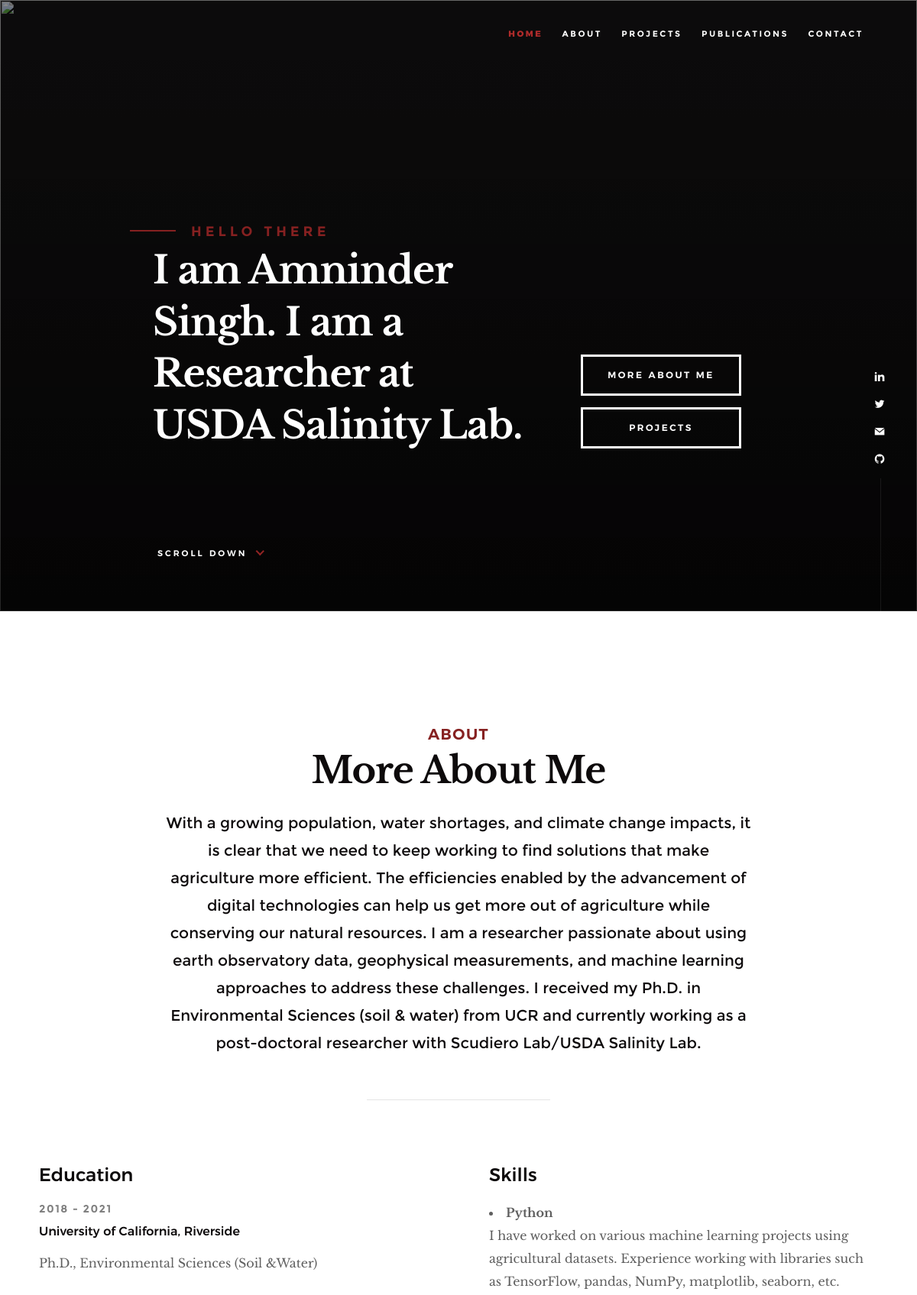
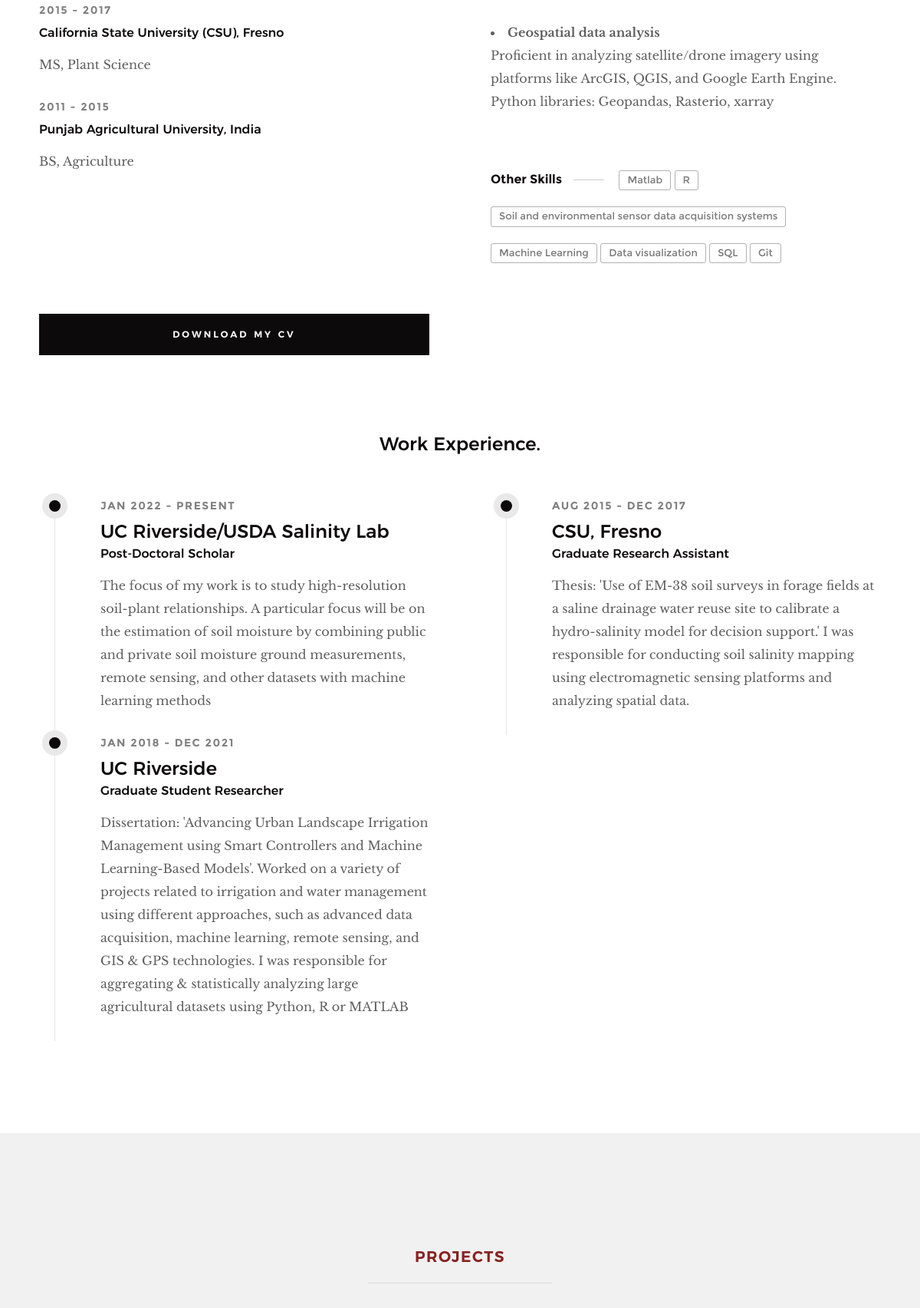
The page / (upper part) on the database its author committed (2 pictures, top to bottom).
### home/models.py (models this page shows, shortened)
class Info(models.Model):
    cv = models.FileField()
    mainImage = models.ImageField(null=True, blank=True, default="default.jpg")
    short_intro = models.TextField(null=True, blank=True)
    linkedin = models.CharField(max_length=2000, null=True, blank=True)
    twitter = models.CharField(max_length=2000, null=True, blank=True)

class Skill(models.Model):
    name = models.CharField(max_length=200, blank=True, null=True)
    description = models.TextField(null=True, blank=True)
    created = models.DateTimeField(auto_now_add=True)
    def __str__(self):
        return str(self.name)

class Work(models.Model):
    startdate = models.CharField(max_length=60,null=True, blank=True)
    enddate = models.CharField(max_length=60,null=True, blank=True)
    title = models.CharField(max_length=200)
    place = models.CharField(max_length=200)
    description = models.TextField(null=True, blank=True)
    created = models.DateTimeField(auto_now_add=True)
    class Meta:
        ordering = ['-created']

### home/views.py (the view, shortened to what this page needs)
# urls.py: path('', views.home, name = "home"),
def home(request):
    infos = Info.objects.all()
    skills = Skill.objects.exclude(description__exact="")
    otherskills = Skill.objects.filter(description="")
    lworks = Work.objects.filter(startdate__startswith="Jan")
    rworks = Work.objects.exclude(startdate__startswith="Jan")
    projects = Project.objects.all()
    publications = Publication.objects.all()
    context = {
        'infos':infos,
        'skills':skills,'otherskills':otherskills,
        'lworks':lworks,'rworks':rworks,
        'projects':projects,
        'publications':publications,
    }
    return render(request, 'index.html', context)

### templates/index.html (shortened to what this page needs)
{% load static %}
<!DOCTYPE html>
<html class="no-js" lang="en">
<head>
    <link rel="stylesheet" href="{% static 'css/base.css' %}">
    <link rel="stylesheet" href="{% static 'css/vendor.css' %}">
    <link rel="stylesheet" href="{% static 'css/main.css' %}">
</head>
<body id="top">
    <header class="s-header">
        <nav class="header-nav-wrap">
            <ul class="header-nav">
                <li class="current"><a class="smoothscroll"  href="#home" title="home">Home</a></li>
                <li><a class="smoothscroll"  href="#about" title="about">About</a></li>
                <li><a class="smoothscroll"  href="#projects" title="projects">Projects</a></li>
                <li><a class="smoothscroll"  href="#publications" title="publications">Publications</a></li>
                <li><a class="smoothscroll"  href="#contact" title="contact">Contact</a></li>
            </ul>
        </nav>
    </header>
{% for info in infos %}
   <section id="home" class="s-home page-hero target-section" data-parallax="scroll" data-image-src="{{info.mainImage.url}}" data-natural-width=3000 data-natural-height=2000 data-position-y=center>
    <div class="overlay"></div>
    <div class="shadow-overlay"></div>
    <div class="home-content">
        <div class="row home-content__main">
            <h3>Hello There</h3>
            <h1>
                I am Amninder Singh.<br/>
                I am a Researcher<br/>
                at USDA Salinity Lab.
            </h1>
             <div class="home-content__buttons">
                <a href="#about" class="smoothscroll btn btn--stroke">
                    More About Me
                </a>
                <a href="#projects" class="smoothscroll btn btn--stroke">
                    Projects
                </a>
            </div>
            <div class="home-content__scroll">
                <a href="#about" class="scroll-link smoothscroll">
                    <span>Scroll Down</span>
                </a>
            </div>
        </div>
    </div>
    <ul class="home-social">
        <li>
            <a href="{{info.linkedin}}" target="_blank"><i class="im im-linkedin" aria-hidden="true"></i><span>LinkedIn</span></a>
        </li>
        <li>
            <a href="{{info.twitter}}" target="_blank"><i class="im im-twitter" aria-hidden="true"></i><span>Twitter</span></a>
        </li>
        <li>
            <a href="mailto:asing075@ucr.edu"><i class="im im-mail" aria-hidden="true"></i><span>Email</span></a>
        </li>
        <li>
            <a href="https://github.com/singhamninder" target = "_blank"><i class="im im-github" aria-hidden="true"></i><span>GitHub</span></a>
        </li>
    </ul>
    </section>
    <section id="about" class="s-about target-section">
        <div class="row narrow section-intro has-bottom-sep">
            <div class="col-full text-center">
                <h3>About</h3>
                <h1>More About Me</h1>
                <p class="lead">{{info.short_intro}}</p>
            </div>
        </div>
        <div class="row about-content">
            <div class="col-six tab-full left">
                <h3>Education</h3>
                    <div class="timeline__header">
                        <p class="timeline__timeframe">2018 - 2021</p>
                        <h5>University of California, Riverside </h5>
                    </div>
                    <div class="timeline__desc">
                        <p>Ph.D., Environmental Sciences (Soil &Water)</p>
                    </div>
                    <div class="timeline__header">
                        <p class="timeline__timeframe">2015 - 2017</p>
                        <h5>California State University (CSU), Fresno</h5>
                    </div>
                    <div class="timeline__desc">
                        <p>MS, Plant Science</p>
                    </div>
                    <div class="timeline__header">
                        <p class="timeline__timeframe">2011 - 2015</p>
                        <h5>Punjab Agricultural University, India</h5>
                    </div>
                    <div class="timeline__desc">
                        <p>BS, Agriculture</p>
                    </div>
            </div>
            <div class="col-six tab-full right">
                <h3>Skills</h3>
                {%for skill in skills %}
                    <li>
                    <strong>{{skill.name}}</strong>
                    <p>{{skill.description}}</p>
                    </li>
                {% endfor %}
                <p class="blog-content__tags">
                    <span>Other Skills</span>
                    {% for skill in otherskills %}
                    <span class="blog-content__tag-list">
                        <a>{{skill}}</a>
                    </span>
                    {% endfor %}
                </p>
            </div>
        </div>
        <div class="row about-content about-content--buttons">
            <div class="col-six tab-full left">
                <a href="{{info.cv.url}}" target="_blank" class="btn btn--primary full-width">Download My CV</a>
            </div>
        </div>
        <div class="row about-content about-content--timeline">
            <div class="col-full text-center">
                <h3>Work Experience.</h3>
            </div>
            <div class="col-six tab-full left">
                <div class="timeline">
                    {% for work in lworks %}
                    <div class="timeline__block">
                        <div class="timeline__bullet"></div>
                        <div class="timeline__header">
                            <p class="timeline__timeframe">{{work.startdate}} - {{work.enddate}}</p>
                            <h3>{{work.place}}</h3>
                            <h5>{{work.title}}</h5>
                        </div>
                        {% if work.description %}
                        <div class="timeline__desc">
                            <p>{{work.description}}</p>
                        </div>
                        {% endif %}
                    </div>
                    {% endfor %}
                </div>
            </div>
            <div class="col-six tab-full right">
                <div class="timeline">
                    {% for work in rworks %}
                    <div class="timeline__block">
                        <div class="timeline__bullet"></div>
                        <div class="timeline__header">
                            <p class="timeline__timeframe">{{work.startdate}} - {{work.enddate}}</p>
                            <h3>{{work.place}}</h3>
                            <h5>{{work.title}}</h5>
                        </div>
                        {% if work.description %}
                        <div class="timeline__desc">
                            <p>{{work.description}}</p>
                        </div>
                        {% endif %}
                    </div>
                    {% endfor %}
                </div>
            </div>
        </div>
    </section>
    <section id="projects" class="s-works target-section">
        <div class="row narrow section-intro has-bottom-sep">
            <div class="col-full">
                <h3>Projects</h3>
            </div>
        </div>
    </section>
{% endfor %}
</body>
</html>

### static/css/base.css (style rules this page uses)
html { font-family: sans-serif; line-height: 1.15; -ms-text-size-adjust: 100%; -webkit-text-size-adjust: 100%; }
body { margin: 0; }
article, aside, footer, header, nav, section { display: block; }
h1 { font-size: 2em; margin: 0.67em 0; }
a { background-color: transparent; -webkit-text-decoration-skip: objects; }
b, strong { font-weight: inherit; }
b, strong { font-weight: bolder; }
html { font-size: 62.5%; box-sizing: border-box; }
*, *::before, *::after { box-sizing: inherit; }
body { font-weight: normal; line-height: 1; word-wrap: break-word; text-rendering: optimizeLegibility; -webkit-overflow-scrolling: touch; -webkit-text-size-adjust: none; }
body, input, button { -moz-osx-font-smoothing: grayscale; -webkit-font-smoothing: antialiased; }
div, dl, dt, dd, ul, ol, li, h1, h2, h3, h4, h5, h6, pre, form, p, blockquote, th, td { margin: 0; padding: 0; }
h1, h2, h3, h4, h5, h6 { -webkit-font-smoothing: auto; -webkit-font-smoothing: antialiased; -webkit-font-variant-ligatures: common-ligatures; -moz-font-variant-ligatures: common-ligatures; font-variant-ligatures: common-ligatures; text-rendering: optimizeLegibility; }
em, i { font-style: italic; line-height: inherit; }
strong, b { font-weight: bold; line-height: inherit; }
ol, ul { list-style: none; }
li { display: block; }
a { text-decoration: none; line-height: inherit; }
.row { width: 94%; max-width: 1200px; margin: 0 auto; }
.row:after { content: ""; display: table; clear: both; }
[class*="col-"] { float: left; }
[class*="col-"] { padding: 0 20px; }
.col-six, .col-1-2 { width: 50%; }
.col-twelve, .col-full { width: 100%; }
@media only screen and (max-width: 1200px) { [class*="col-"] { padding: 0 15px; } }
.full-width { width: 100%; }
.text-center { text-align: center; }

### rows shown on the page
Info: short_intro "With a growing population, water shortages, and climate change impacts, it is clear that we need to keep working to find solutions that make agriculture more efficient. The efficiencies enabled by the advancement of digital technologies can help us get more out of agriculture while conserving our natural resources. I am a researcher passionate about using earth observatory data, geophysical measurements, and machine learning approaches to address these challenges. I received my Ph.D. in Environmental Sciences (soil & water) from UCR and currently working as a post-doctoral researcher with Scudiero Lab/USDA Salinity Lab."
Skill: name "Python", description "I have worked on various machine learning projects using agricultural datasets. Experience working with libraries such as TensorFlow, pandas, NumPy, matplotlib, seaborn, etc."
Skill: name "Geospatial data analysis", description "Proficient in analyzing satellite/drone imagery using platforms like ArcGIS, QGIS, and Google Earth Engine. Python libraries: Geopandas, Rasterio, xarray"
Skill: name "Matlab"
Skill: name "R"
Skill: name "Soil and environmental sensor data acquisition systems"
Skill: name "Machine Learning"
Skill: name "Data visualization"
Skill: name "SQL"
Skill: name "Git"
Work: startdate "JAN 2022", enddate "PRESENT", place "UC Riverside/USDA Salinity Lab", title "Post-Doctoral Scholar", description "The focus of my work is to study high-resolution soil-plant relationships. A particular focus will be on the estimation of soil moisture by combining public and private soil moisture ground measurements, remote sensing, and other datasets with machine learning methods"
Work: startdate "JAN 2018", enddate "DEC 2021", place "UC Riverside", title "Graduate Student Researcher", description "Dissertation: 'Advancing Urban Landscape Irrigation Management using Smart Controllers and Machine Learning-Based Models'. Worked on a variety of projects related to irrigation and water management using different approaches, such as advanced data acquisition, machine learning, remote sensing, and GIS & GPS technologies. I was responsible for aggregating & statistically analyzing large agricultural datasets using Python, R or MATLAB"
Work: startdate "AUG 2015", enddate "DEC 2017", place "CSU, Fresno", title "Graduate Research Assistant", description "Thesis: 'Use of EM-38 soil surveys in forage fields at a saline drainage water reuse site to calibrate a hydro-salinity model for decision support.' I was responsible for conducting soil salinity mapping using electromagnetic sensing platforms and analyzing spatial data."
